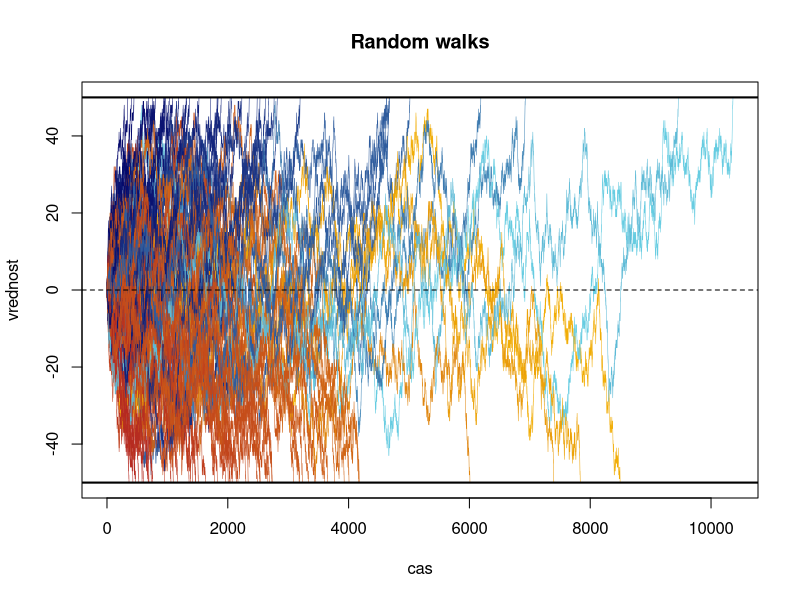

The R source for this figure:
# za simetricen
sim_sprehod <- function(p, spodnja_meja, zgornja_meja) {
  vektor_vrednosti <- c(0)
  vsota <- 0
  while (vsota > spodnja_meja & vsota < zgornja_meja) {
    c <- c(-1,1)
    vsota <- vsota + sample(c, 1)
    vektor_vrednosti <- c(vektor_vrednosti, vsota)
  }
  vektor_vrednosti}

nesim_sprehod <- function(p, spodnja_meja, zgornja_meja) {
  vektor_vrednosti <- c(0)
  vsota <- 0
  while (vsota > spodnja_meja & vsota < zgornja_meja) {
    vsota <- vsota + ifelse(runif(1) < p, 1, -1)
    vektor_vrednosti <- c(vektor_vrednosti, vsota)
  }
  vektor_vrednosti}

######### za barve #######################
colorPicker <- function(vsota, max_length,
                        ls_color = c(178, 34, 34), ll_color = c(255, 204, 0),
                        us_color = c(0, 0, 102), ul_color = c(102, 204, 225)) {
  l <- length(vsota)
  if (vsota[l] < 0) {
    rgb_values <- (ls_color + (ll_color - ls_color) * l / max_length) / 255
  } else {
    rgb_values <- (us_color + (ul_color - us_color) * l / max_length) / 255
  }
  rgb(rgb_values[1], rgb_values[2], rgb_values[3])
}
######### za barve #######################

vektor_vrednosti <- c(0)
vsota <- 0
p = 0.50
spodnja_meja <- -50
zgornja_meja <- 50
a <- sim_sprehod(p,spodnja_meja,zgornja_meja)
N <- 100
set.seed(77)
seznam <- replicate(N, sim_sprehod(p, spodnja_meja, zgornja_meja))
max_length <- max(sapply(seznam, length))
# make plot
plot(c(1, max_length), c(spodnja_meja, zgornja_meja), type = "n",
     main="Random walks", xlab="cas", ylab="vrednost")
for (i in 1:N) {
  lines(1:length(seznam[[i]]), seznam[[i]],
        col = colorPicker(seznam[[i]], max_length), lwd = 0.5)
}
abline(h = 0, lty = "dashed")
abline(h = spodnja_meja, lwd = 2)
abline(h = zgornja_meja, lwd = 2)

